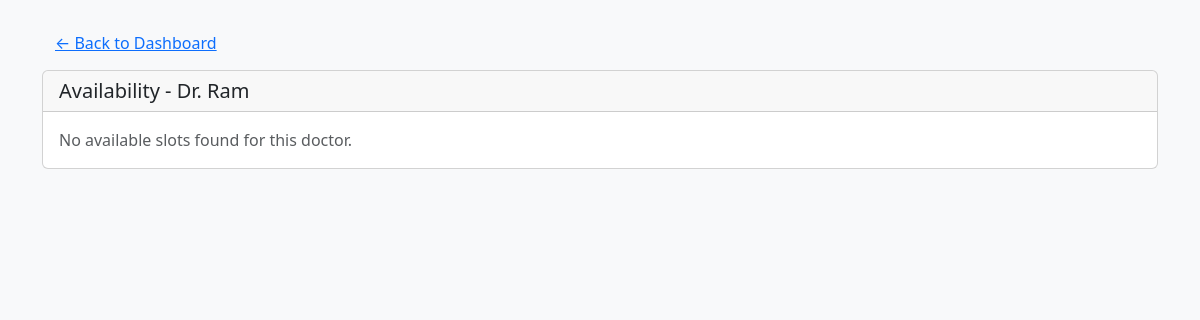
The app's page /patient/doctor/1/availability (signed in), older data.
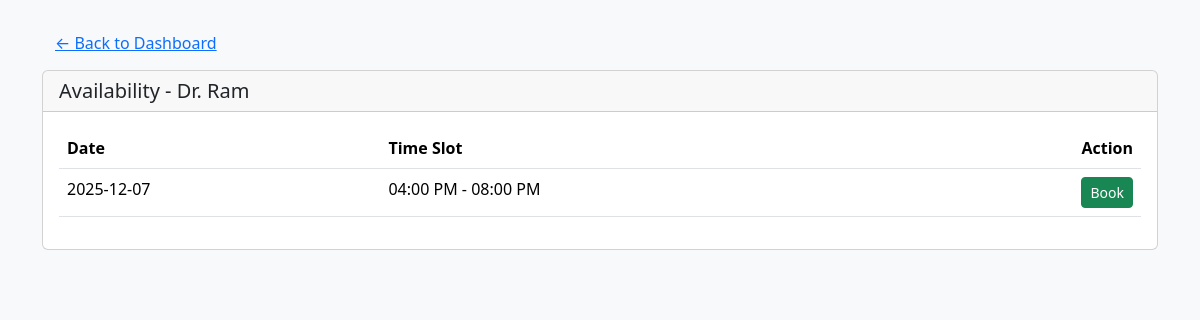
The same page, newer data.
### backend/models.py (models this page shows)
class DoctorAvailability(db.Model):
    id = db.Column(db.Integer, primary_key=True)
    doctor_id = db.Column(db.Integer, db.ForeignKey('doctor.id'), nullable=False)
    date = db.Column(db.Date, nullable=False)
    start_time = db.Column(db.Time, nullable=False)
    end_time = db.Column(db.Time, nullable=False)
    is_available = db.Column(db.Boolean, default=True)
    doctor = db.relationship("Doctor", backref="availabilities")

### backend/routes.py (the view)
@app.route("/patient/doctor/<int:doctor_id>/availability")
@login_required
def patient_check_availability(doctor_id):
    doctor = Doctor.query.get_or_404(doctor_id)
    today = date.today()
    slots = (
        DoctorAvailability.query
        .filter(
            DoctorAvailability.doctor_id == doctor_id,
            DoctorAvailability.date >= today,
            DoctorAvailability.is_available == True
        )
        .order_by(DoctorAvailability.date, DoctorAvailability.start_time)
        .all()
    )
    return render_template(
        "patient/doctor_availability.html",
        doctor=doctor,
        slots=slots,
    )

### app.py (called while the page is built)
def create_app():
    app = Flask(__name__)
    app.config["SQLALCHEMY_DATABASE_URI"] = "sqlite:///Hospital_db.sqlite3"
    db.init_app(app)
    app.config["SECRET_KEY"] = "Thisismysecret"
    login_manager = LoginManager(app)
    @login_manager.user_loader
    def load_user(email):
        return db.session.query(Patient).filter_by(email = email).first() or \
        db.session.query(Admin).filter_by(email = email).first() or \
        db.session.query(Doctor).filter_by(email = email).first()
    app.app_context().push()
    db.create_all()
    return app

### templates/patient/doctor_availability.html (shortened to what this page needs)
<!DOCTYPE html>
<html lang="en">
<head>
    <link href="https://cdn.jsdelivr.net/npm/bootstrap@5.3.7/dist/css/bootstrap.min.css" rel="stylesheet">
</head>
<body class="bg-light">
    <div class="container mt-4">
        <a href="{{ url_for('pat_dashboard') }}" class="btn btn-link">&larr; Back to Dashboard</a>
        <div class="card mt-2">
            <div class="card-header">
                <h5 class="mb-0">Availability - {{ doctor.name }}</h5>
            </div>
            <div class="card-body">
                {% if slots %}
                <table class="table">
                    <thead>
                        <tr>
                            <th scope="col">Date</th>
                            <th scope="col">Time Slot</th>
                            <th scope="col" class="text-end">Action</th>
                        </tr>
                    </thead>
                    <tbody>
                        {% for s in slots %}
                        <tr>
                            <td>{{ s.date }}</td>
                            <td>{{ s.start_time.strftime("%I:%M %p") }} - {{ s.end_time.strftime("%I:%M %p") }}</td>
                            <td class="text-end">
                                <form action="{{ url_for('book_appointment', availability_id=s.id) }}" method="POST" class="d-inline">
                                    <button type="submit" class="btn btn-sm btn-success">
                                        Book
                                    </button>
                                </form>
                            </td>
                        </tr>
                        {% endfor %}
                    </tbody>
                </table>
                {% else %}
                <p class="text-muted mb-0">No available slots found for this doctor.</p>
                {% endif %}
            </div>
        </div>
    </div>
</body>
</html>

Row changes from the older to the newer data that the page shows:
added DoctorAvailability: date "2025-12-07", start_time "04:00 PM", end_time "08:00 PM"
Text that changed along with them:
text no longer shown: "No available slots found for this doctor."
text now shown: "Date Time Slot Action"
